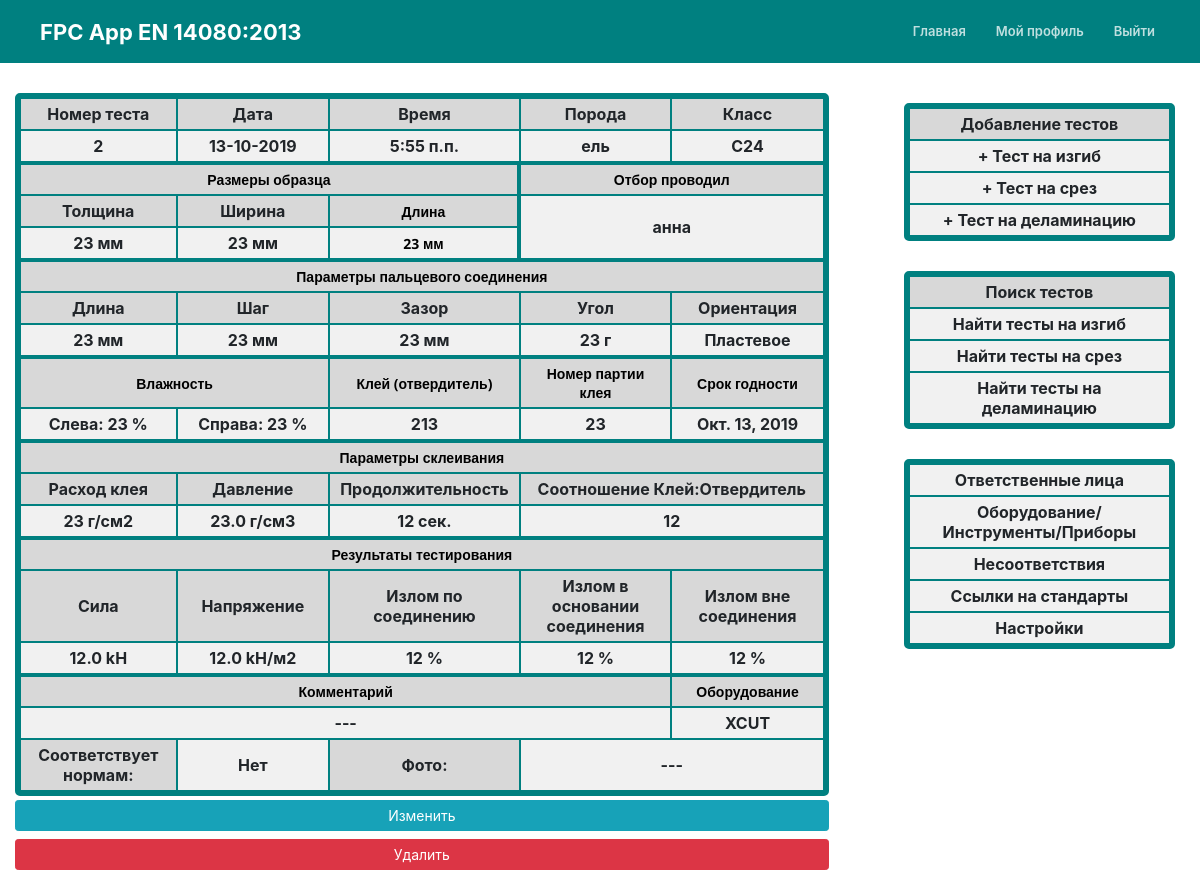
Screenshot of /bendtest/2/detail/ (signed in) with the database file from the repository.
### mainApp/models.py (models this page shows, shortened)
class TestLamella(models.Model):
	test_date = models.DateField()
	test_time = models.TimeField(blank=True, null=True, default=None)
	test_number = models.IntegerField(default=def_bt_test_number)
	equipment = models.CharField(max_length=100, default=def_bt_equipment)
	type_of_wood = models.ForeignKey(Wood_types, on_delete=models.PROTECT, null=True, related_name='TestLamella_fj_wood_type', default=def_bt_type_of_wood)
	strength_class = models.ForeignKey(strength_class_types, on_delete=models.PROTECT, null=True, related_name='TestLamella_strength_class', default=def_bt_strength_class)
	glue = models.CharField(max_length=100, default=def_bt_glue)
	glue_harderner_amount = models.CharField(max_length=100, blank=True, default=def_bt_glue_harderner_amount)
	lamellas_thickness = models.IntegerField(default=def_bt_lamellas_thickness)
	lamellas_width = models.IntegerField(default=def_bt_lamellas_width)
	lamellas_length = models.IntegerField(default=def_bt_lamellas_length)
	fj_length = models.IntegerField(default=def_bt_fj_length)
	fj_path = models.IntegerField(default=def_bt_fj_path)
	fj_gap = models.IntegerField(default=def_bt_fj_gap)
	fj_angle = models.IntegerField(default=def_bt_fj_angle)
	fj_orientation = models.CharField(max_length=100, choices=[('Пластевое', 'Пластевое'), ('Ребровое', 'Ребровое')], default=def_bt_fj_orientation)
	lamellas_left_moisture = models.IntegerField(default=def_bt_lamellas_left_moisture)
	lamellas_right_moisture = models.IntegerField(default=def_bt_lamellas_right_moisture)
	glue_pressure = models.FloatField(default=def_bt_glue_pressure)
	pressure_time = models.IntegerField(blank=True, null=True, default=def_bt_pressure_time)
	glue_use_amount = models.IntegerField(default=def_bt_glue_use_amount)
	glue_batch_number = models.CharField(max_length=100, default=def_bt_glue_batch_number)
	glue_expiration_date = models.DateField()
	lamellas_param = models.CharField(blank=True, max_length=100, default=def_bt_lamellas_param)
	lamellas_took_person = models.ForeignKey(Person, on_delete=models.PROTECT, related_name='TestLamella_took_person', default=def_bt_lamellas_took_person)
	force_crash = models.FloatField()
	time_of_testing = models.IntegerField(blank=True, null=True)
	lamellas_strength = models.FloatField()
	passed = models.BooleanField(default=False)
	by_fj_crash = models.IntegerField()
	base_fj_crash = models.IntegerField()
	out_of_fj_crash = models.IntegerField()
	comment = models.TextField(blank=True)
	photo = models.ImageField(upload_to='uploads', blank=True)
	author = models.ForeignKey(User, blank=True, null=True, on_delete=models.CASCADE)

class Wood_types(models.Model):
	name = models.CharField(max_length=100)
	author = models.ForeignKey(User, blank=True, null=True, on_delete=models.CASCADE)
	def __str__(self):
		return self.name

class strength_class_types(models.Model):
	name = models.CharField(max_length=100)
	author = models.ForeignKey(User, blank=True, null=True, on_delete=models.CASCADE)
	def __str__(self):
		return self.name

class Person(models.Model):
	name = models.CharField(max_length=100)
	position = models.CharField(max_length=100)
	training_date = models.DateField()
	next_training_date = models.DateField()
	comment = models.TextField(blank=True)
	author = models.ForeignKey(User, blank=True, null=True, on_delete=models.CASCADE)
	def __str__(self):
		return self.name

### mainApp/views.py (the view)
# urls.py: path('bendtest/<int:pk>/detail/', BendTestDetailView.as_view(), name='bendtest-detail'),
class BendTestDetailView(LoginRequiredMixin, UserPassesTestMixin, DetailView):
	model = TestLamella
	def test_func(self):
		test = self.get_object()
		if self.request.user.profile.company == test.author.profile.company:
			return True
		return False

### mainApp/templates/mainApp/testlamella_detail.html
{% extends "mainApp/today.html" %}
{% load crispy_forms_tags %}
{% load bootstrap4 %}
{% block content %}
<table class="table_detail">
	<tr>
		<th class="table_cell dark_cell">Номер теста</th>
		<th class="table_cell dark_cell">Дата</th>
		<th class="table_cell dark_cell">Время</th>
		<th class="table_cell dark_cell">Порода</th>
		<th class="table_cell dark_cell">Класс</th>
	</tr>
	<tr>
        <th class="table_cell">{{ object.test_number }}</th>
        <th class="table_cell">{{ object.test_date|date:"d-m-Y" }}</th>
        {% if object.test_time %}
        <th class="table_cell">{{ object.test_time }}</th>
        {% else %}
        <th class="table_cell">---</th>
        {% endif %}
        <th class="table_cell">{{ object.type_of_wood }}</th>
        <th class="table_cell">{{ object.strength_class }}</th>
    </tr>
    <tr>
    	<td colspan="3" class="table_cell" id="cell1">Размеры образца</td>
    	<th colspan="2" class="table_cell" id="cell3">Отбор проводил</th>
    </tr>
    <tr>
    	<th class="table_cell dark_cell">Толщина</th>
		<th class="table_cell dark_cell">Ширина</th>
		<th class="table_cell dark_cell" id="cell2">Длина</th>
		<th colspan="2" rowspan="2" class="table_cell">{{ object.lamellas_took_person }}</th>
    </tr>
    <tr>
    	<th class="table_cell">{{ object.lamellas_thickness }} мм</th>
    	<th class="table_cell">{{ object.lamellas_width }} мм</th>
    	<th class="table_cell" id="cell2">{{ object.lamellas_length }} мм</th>
    </tr>
    <tr>
    	<th colspan="5" class="table_cell" id="cell3">Параметры пальцевого соединения</th>
    </tr>
    <tr>
		<th class="table_cell dark_cell">Длина</th>
		<th class="table_cell dark_cell">Шаг</th>
		<th class="table_cell dark_cell">Зазор</th>
		<th class="table_cell dark_cell">Угол</th>
		<th class="table_cell dark_cell">Ориентация</th>
	</tr>
    <tr>
    	<th class="table_cell">{{ object.fj_length }} мм</th>
    	<th class="table_cell">{{ object.fj_path }} мм</th>
    	<th class="table_cell">{{ object.fj_gap }} мм</th>
    	<th class="table_cell">{{ object.fj_angle }} г</th>
    	<th class="table_cell">{{ object.fj_orientation }}</th>
    </tr>
    <tr>
    	<th colspan="2" class="table_cell" id="cell3">Влажность</th>
    	<th class="table_cell" id="cell3">Клей (отвердитель)</th>
    	<th class="table_cell" id="cell3">Номер партии клея</th>
    	<th class="table_cell" id="cell3">Срок годности</th>
    </tr>
    <tr>
    	<th class="table_cell">Слева: {{ object.lamellas_left_moisture }} %</th>
    	<th class="table_cell">Справа: {{ object.lamellas_right_moisture }} %</th>
    	<th class="table_cell">{{ object.glue }}</th>
    	<th class="table_cell">{{ object.glue_batch_number }}</th>
    	<th class="table_cell">{{ object.glue_expiration_date }}</th>
    </tr>
    <tr>
    	<th colspan="5" class="table_cell" id="cell3">Параметры склеивания</th>
    </tr>
    <tr>
    	<th class="table_cell dark_cell">Расход клея</th>
    	<th class="table_cell dark_cell">Давление</th>
    	<th class="table_cell dark_cell">Продолжительность</th>
    	<th colspan="2" class="table_cell dark_cell">Соотношение Клей:Отвердитель</th>
    </tr>
    <tr>
    	<th class="table_cell">{{ object.glue_use_amount }} г/см2</th>
    	<th class="table_cell">{{ object.glue_pressure }} г/см3</th>
    	{% if object.pressure_time %}
    	<th class="table_cell">{{ object.pressure_time }} сек.</th>
    	{% else %}
        <th class="table_cell">---</th>
        {% endif %}
        {% if object.glue_harderner_amount %}
    	<th class="table_cell" colspan="2">{{ object.glue_harderner_amount }}</th>
    	{% else %}
        <th class="table_cell" colspan="2">---</th>
        {% endif %}
    </tr>
    <tr>
    	<th colspan="5" class="table_cell" id="cell3">Результаты тестирования</th>
    </tr>
    <tr>
    	<th class="table_cell dark_cell">Сила</th>
    	<th class="table_cell dark_cell">Напряжение</th>
    	<th class="table_cell dark_cell">Излом по соединению</th>
    	<th class="table_cell dark_cell">Излом в основании соединения</th>
    	<th class="table_cell dark_cell">Излом вне соединения</th>
    </tr>
    <tr>
    	<th class="table_cell">{{ object.force_crash }} kH</th>
    	<th class="table_cell">{{ object.lamellas_strength }} kH/м2</th>
    	<th class="table_cell">{{ object.by_fj_crash }} %</th>
    	<th class="table_cell">{{ object.base_fj_crash }} %</th>
    	<th class="table_cell">{{ object.out_of_fj_crash }} %</th>
    </tr>
    <tr>
    	<th colspan="4" class="table_cell" id="cell3">Комментарий</th>
    	<th class="table_cell" id="cell3">Оборудование</th>
    </tr>
    <tr>
    	{% if object.comment %}
    	<th class="table_cell" colspan="4">{{ object.comment }}</th>
    	{% else %}
        <th class="table_cell" colspan="4">---</th>
        {% endif %}
        <th class="table_cell">{{ object.equipment }}</th>
    </tr>
    <tr>
    	<th class="table_cell dark_cell">Соответствует нормам:</th>
    	{% if object.passed %}
    	<th class="table_cell">Да</th>
    	{% else %}
        <th class="table_cell">Нет</th>
        {% endif %}
    	<th class="table_cell dark_cell">Фото:</th>
        {% if object.photo %}
    	<th class="table_cell" colspan="2"><a href="{{ object.photo.url }}" target="_blank"><img src="{{ object.photo.url }}"></a></th>
        {% else %}
        <th class="table_cell" colspan="2">---</th>
        {% endif %}
    </tr>
</table>
{% if perms.mainApp.change_TestLamella %}
<a class="btn btn-info btn-sm mt-1 mb-1" href="{% url 'bend-test-update' object.id %}">Изменить</a>
{% endif %}
{% if perms.mainApp.delete_TestLamella %}
<a class="btn btn-danger btn-sm mt-1 mb-1" href="{% url 'bend-test-delete' object.id %}">Удалить</a>
{% endif %}
{% endblock content %}

### mainApp/static/mainApp/style.css (style rules this page uses)
body { margin: 0; font-family: 'Open Sans', sans-serif; font-size: 14px; color: #ddd; }
*, *:before, *:after { box-sizing: border-box; }
.table_detail { border-collapse: separate; border-spacing: 0; text-align: center; margin: 30px 0 0; padding: 0 0; width: 100%; max-width: 1000px; border: 5px solid #008080; border-radius: 5px; }
.table_cell { margin: 0 0; border: 1px solid #008080; padding: 5px 10px; background: #f1f1f1; width: 20%; text-align: center; }
#cell1 { border-top: 3px solid #008080; border-right: 3px solid #008080; font-family: 'Open Sans', sans-serif; font-size: 14px; color: #000000; font-weight: 700; background: #d8d8d8; }
#cell2 { border-right: 3px solid #008080; font-family: 'Open Sans', sans-serif; font-size: 14px; color: #000000; font-weight: 700; }
#cell3 { border-top: 3px solid #008080; font-family: 'Open Sans', sans-serif; font-size: 14px; color: #000000; font-weight: 700; background: #d8d8d8; }
.dark_cell { background: #d8d8d8 }

### rows the page displays
TestLamella: test_number "2", test_date "13-10-2019", test_time "5:55 п.п.", type_of_wood "ель", strength_class "C24", lamellas_took_person "анна", lamellas_thickness "23", lamellas_width "23", lamellas_length "23", fj_length "23", fj_path "23", fj_gap "23", fj_angle "23", fj_orientation "Пластевое", lamellas_left_moisture "23", lamellas_right_moisture "23", glue "213", glue_batch_number "23", glue_expiration_date "Окт. 13, 2019", glue_use_amount "23", glue_pressure "23.0", pressure_time "12", glue_harderner_amount "12", force_crash "12.0", lamellas_strength "12.0", by_fj_crash "12", base_fj_crash "12", out_of_fj_crash "12", equipment "XCUT"
